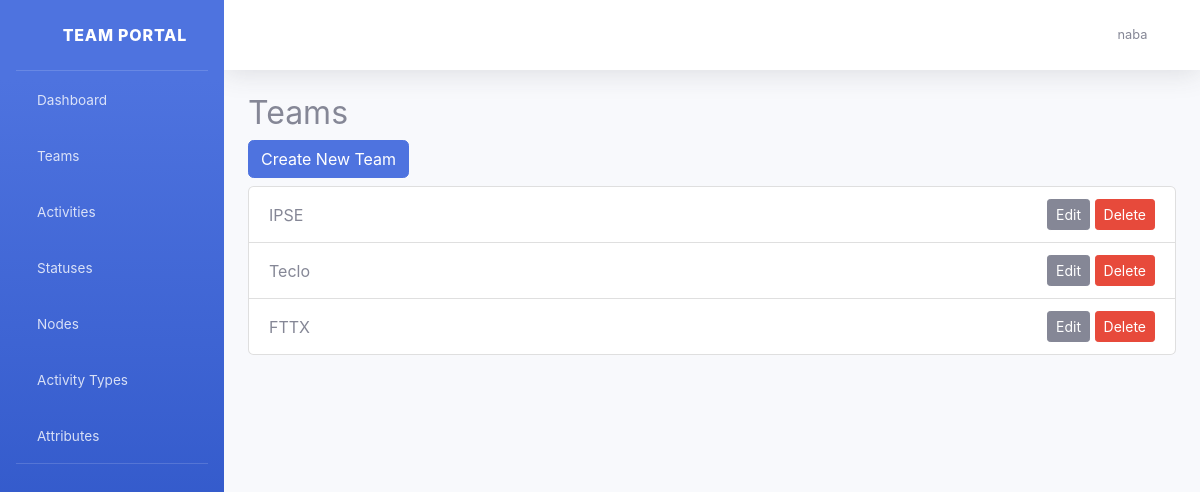
The page /teams/ (signed in) on the database its author committed.
### users/models.py (models this page shows, shortened)
class User(AbstractUser):
    role = models.CharField(max_length=32, default='member')
    is_active = models.BooleanField(default=False)
    teams = models.ManyToManyField(Team, related_name='users', blank=True)

class Team(models.Model):
    name = models.CharField(max_length=64, unique=True)
    description = models.CharField(max_length=255, blank=True, default='')

### teams/views.py (the view)
# urls.py: path('', views.team_list, name='team_list'),
@login_required
def team_list(request):
    teams = Team.objects.all()
    return render(request, 'teams/team_list.html', {'teams': teams})

### teams/templates/teams/team_list.html
{% extends 'base.html' %}
{% block content %}
  <h2>Teams</h2>
  <a class="btn btn-primary mb-2" href="{% url 'team_create' %}">Create New Team</a>
  <ul class="list-group">
    {% for team in teams %}
      <li class="list-group-item d-flex justify-content-between align-items-center">
        {{ team.name }}
        <span>
          <a class="btn btn-sm btn-secondary" href="{% url 'team_edit' team.pk %}">Edit</a>
          <a class="btn btn-sm btn-danger" href="{% url 'team_delete' team.pk %}">Delete</a>
        </span>
      </li>
    {% empty %}
      <li class="list-group-item">No teams found.</li>
    {% endfor %}
  </ul>
{% endblock %}

### templates/base.html (shortened to what this page needs)
{% load static %}
<!DOCTYPE html>
<html lang="en">
<head>
    <link href="{% static 'sbadmin2/vendor/fontawesome-free/css/all.min.css' %}" rel="stylesheet" type="text/css">
    <link href="{% static 'sbadmin2/css/sb-admin-2.min.css' %}" rel="stylesheet">
</head>
<body id="page-top">
    <div id="wrapper">
        <ul class="navbar-nav bg-gradient-primary sidebar sidebar-dark accordion" id="accordionSidebar">
            <a class="sidebar-brand d-flex align-items-center justify-content-center" href="{% url 'dashboard' %}">
                <div class="sidebar-brand-icon rotate-n-15">
                    <i class="fas fa-users"></i>
                </div>
                <div class="sidebar-brand-text mx-3">Team Portal</div>
            </a>
            <hr class="sidebar-divider my-0">
            <li class="nav-item"><a class="nav-link" href="{% url 'dashboard' %}"><i class="fas fa-fw fa-tachometer-alt"></i><span>Dashboard</span></a></li>
            <li class="nav-item"><a class="nav-link" href="{% url 'team_list' %}"><i class="fas fa-fw fa-users"></i><span>Teams</span></a></li>
            <li class="nav-item"><a class="nav-link" href="{% url 'activity_list' %}"><i class="fas fa-fw fa-tasks"></i><span>Activities</span></a></li>
            <li class="nav-item"><a class="nav-link" href="{% url 'status_list' %}"><i class="fas fa-fw fa-flag"></i><span>Statuses</span></a></li>
            <li class="nav-item"><a class="nav-link" href="{% url 'node_list' %}"><i class="fas fa-fw fa-sitemap"></i><span>Nodes</span></a></li>
            <li class="nav-item"><a class="nav-link" href="{% url 'activitytype_list' %}"><i class="fas fa-fw fa-list"></i><span>Activity Types</span></a></li>
            <li class="nav-item"><a class="nav-link" href="{% url 'attributes_manage' %}"><i class="fas fa-fw fa-cogs"></i><span>Attributes</span></a></li>
            <hr class="sidebar-divider d-none d-md-block">
        </ul>
        <div id="content-wrapper" class="d-flex flex-column">
            <div id="content">
                <nav class="navbar navbar-expand navbar-light bg-white topbar mb-4 static-top shadow">
                    <ul class="navbar-nav ml-auto">
                        {% if user.is_authenticated %}
                            <li class="nav-item dropdown no-arrow">
                                <a class="nav-link dropdown-toggle" href="#" id="userDropdown" role="button" data-toggle="dropdown" aria-haspopup="true" aria-expanded="false">
                                    <span class="mr-2 d-none d-lg-inline text-gray-600 small">{{ user.username }}</span>
                                    <i class="fas fa-user-circle fa-lg"></i>
                                </a>
                            </li>
                        {% else %}
                            <li class="nav-item"><a class="nav-link" href="{% url 'login' %}">Login</a></li>
                        {% endif %}
                    </ul>
                </nav>
                <div class="container-fluid">
                    {% block content %}{% endblock %}
                </div>
            </div>
        </div>
    </div>
</body>
</html>

### rows shown on the page
User: username "naba"
Team: name "IPSE"
Team: name "Teclo"
Team: name "FTTX"
